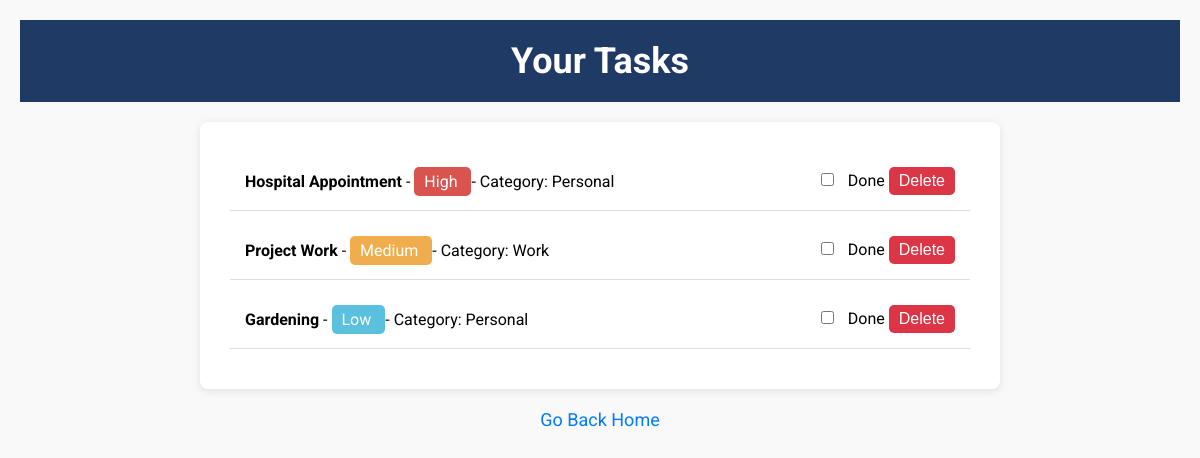
The page /view-tasks (signed in) on the database as committed earlier.
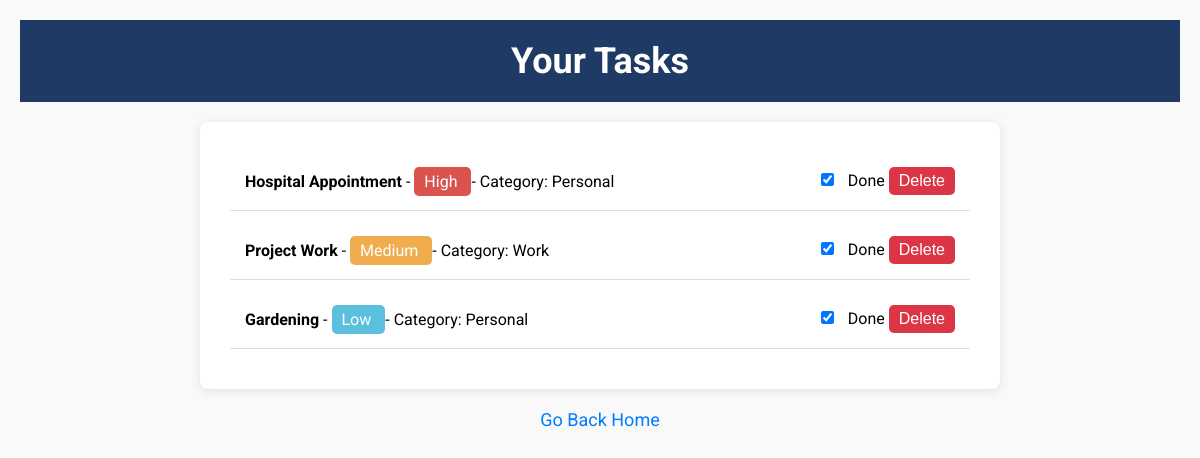
The same page on the database as committed later.
### tables this page shows
CREATE TABLE tasks (
        id INTEGER PRIMARY KEY AUTOINCREMENT,
        user_id INTEGER NOT NULL,
        task TEXT NOT NULL,
        priority INTEGER NOT NULL, status INTEGER DEFAULT 0, category TEXT,
        FOREIGN KEY (user_id) REFERENCES users (id)
    );

### app.py (the view)
@app.route('/view-tasks')
def view_tasks():
    if 'user_id' not in session:
        flash('Please log in to access this page.', 'error')
        return redirect('/login')
    try:
        with sqlite3.connect('database.db') as connection:
            cursor = connection.cursor()
            cursor.execute('''
                SELECT id, task, priority, category, status
                FROM tasks
                WHERE user_id = ?
                ORDER BY priority ASC
            ''', (session['user_id'],))
            tasks = cursor.fetchall()
    except Exception:
        tasks = []
        flash('An error occurred while retrieving tasks.', 'error')
    return render_template('viewtasks.html', tasks=tasks)

### templates/viewtasks.html (shortened to what this page needs)
<!DOCTYPE html>
<html lang="en">
<head>
</head>
<body>
<header>
    <h1>Your Tasks</h1>
</header>
<div class="container">
    <ul>
        {% for task in tasks %}
            <li>
                <span>
                    <strong>{{ task[1] }}</strong>
                    -
                    <span class="
                        {% if task[2] == 1 %}priority-high{% elif task[2] == 2 %}priority-medium{% else %}priority-low{% endif %}
                    ">
                        {% if task[2] == 1 %}High{% elif task[2] == 2 %}Medium{% else %}Low{% endif %}
                    </span>
                    - Category: {{ task[3] }}
                </span>
                <div>
                    <form action="/mark-task-done/{{ task[0] }}" method="POST" style="display:inline;">
                        <input type="checkbox"
                               {% if task[4] == 1 %}checked{% endif %}
                               onchange="this.form.submit()"> Done
                    </form>
                    <form action="/delete-task/{{ task[0] }}" method="POST" style="display:inline;">
                        <button type="submit">Delete</button>
                    </form>
                </div>
            </li>
        {% endfor %}
    </ul>
</div>
<a href="/userhome">Go Back Home</a>
</body>
</html>

Rows that differ between the two databases and show on the page:
changed tasks "Hospital Appointment": status "☐" → "☑"
changed tasks "Project Work": status "☐" → "☑"
changed tasks "Gardening": status "☐" → "☑"
